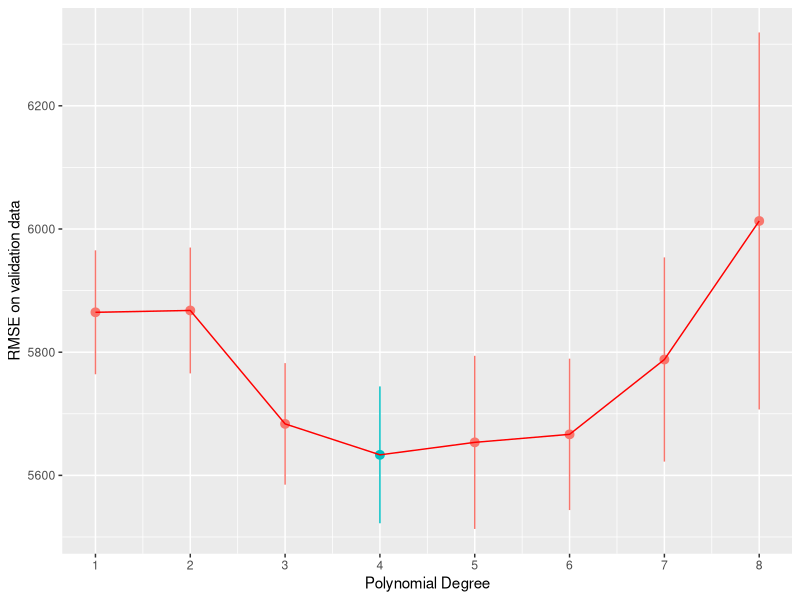

Source code (R): (Note: this script raises an error after producing the figure.)
## ---- chunk 1
library(tidyverse)
library(scales)
library(modelr)

trips_per_day_with_test <- read_tsv("trips_per_day.tsv")
## ---- chunk 2
set.seed(24)

num_days <- nrow(trips_per_day_with_test)
frac_test <- 0.1
num_test <- floor(num_days * frac_test)

# randomly sample rows for the test set 
ndx <- sample(1:num_days, num_test, replace=F)

# used to fit the model
trips_per_day <- trips_per_day_with_test[-ndx, ]
test_set <- trips_per_day_with_test[ndx, ]
## ---- chunk 3
#k-fold cross-validation
set.seed(42)
num_folds <- 5
num_days_train <- nrow(trips_per_day)

trips_per_day <- trips_per_day %>%
  mutate(fold = (row_number() %% num_folds) + 1)

# fit a model for each polynomial degree
K <- 1:8
avg_validate_err <- c()
se_validate_err <- c()
for (k in K) {
  # do 5-fold cross-validation within each value of k
  validate_err <- c()
  for (f in 1:num_folds) {
    # fit on the training data
    trips_per_day_train <- filter(trips_per_day, fold != f)
    model <- lm(num_trips ~ poly(tmin, k, raw = T), data=trips_per_day_train)

    # evaluate on the validation data
    trips_per_day_validate <- filter(trips_per_day, fold == f)
    validate_err[f] <- sqrt(mean((predict(model, trips_per_day_validate) - trips_per_day_validate$num_trips)^2))
  }

  # compute the average validation error across folds
  # and the standard error on this estimate
  avg_validate_err[k] <- mean(validate_err)
  se_validate_err[k] <- sd(validate_err) / sqrt(num_folds)
}
# plot the validate error, highlighting the value of k with the lowest average error
plot_data <- data.frame(K, avg_validate_err, se_validate_err)
ggplot(plot_data, aes(x=K, y=avg_validate_err)) +
  geom_pointrange(aes(ymin=avg_validate_err - se_validate_err,
                      ymax=avg_validate_err + se_validate_err,
                      color=avg_validate_err == min(avg_validate_err))) +
  geom_line(color = "red") +
  scale_x_continuous(breaks=1:12) +
  theme(legend.position="none") +
  xlab('Polynomial Degree') +
  ylab('RMSE on validation data')
## ---- chunk 4
#delete fold
trips_per_day <- select(trips_per_day, -fold)
#cross-validate with checking with all features through adding
set.seed(42)

num_days <- nrow(trips_per_day)
frac_train <- 0.8
num_train <- floor(num_days * frac_train)

# randomly sample rows for the training set 
ndx <- sample(1:num_days, num_train, replace=F)

# used to fit the model
trips_per_day_train <- trips_per_day[ndx, ]

# used to evaluate the fit
trips_per_day_validate <- trips_per_day[-ndx, ]
## ---- chunk 5
# fit on the training data
model_with_all_additive <- lm(num_trips ~ . - date - ymd, data = trips_per_day_train)

# evaluate on the training data
train_err_all_additive <- sqrt(mean((predict(model_with_all_additive, trips_per_day_train) - trips_per_day_train$num_trips)^2))

# evaluate on the validate data
validate_err_all_additive <- sqrt(mean((predict(model_with_all_additive, trips_per_day_validate) - trips_per_day_validate$num_trips)^2))

#training error
train_err_all_additive
#[1] 4703.371
#validation error
validate_err_all_additive
#5197.574
#high error bad model

#interactions
# fit on the training data
model_with_all_interactive <- lm(num_trips ~ (snwd + tmax + tmin + snow + prcp)^2, data = trips_per_day_train)

# evaluate on the training data
train_err_all_interactive <- sqrt(mean((predict(model_with_all_interactive, trips_per_day_train) - trips_per_day_train$num_trips)^2))

# evaluate on the validate data
validate_err_all_interactive <- sqrt(mean((predict(model_with_all_interactive, trips_per_day_validate) - trips_per_day_validate$num_trips)^2))

train_err_all_interactive
#4497.649
validate_err_all_interactive
#7601.197

model_with_rain_interact <- lm(num_trips ~ . - date - ymd + prcp:tmin , data = trips_per_day_train)

train_err_rain<- sqrt(mean((predict(model_with_rain_interact, trips_per_day_train) - trips_per_day_train$num_trips)^2))

# evaluate on the validate data
validate_err_rain <- sqrt(mean((predict(model_with_rain_interact, trips_per_day_validate) - trips_per_day_validate$num_trips)^2))

train_err_rain
#4497.467
validate_err_rain
#5992.959

model_with_tmin_interact <- lm(num_trips ~ . - date - ymd + tmin:. - date - ymd, data = trips_per_day_train)

train_err_tmin<- sqrt(mean((predict(model_with_tmin_interact, trips_per_day_train) - trips_per_day_train$num_trips)^2))

# evaluate on the validate data
validate_err_tmin <- sqrt(mean((predict(model_with_tmin_interact, trips_per_day_validate) - trips_per_day_validate$num_trips)^2))

train_err_tmin
#4652.297
validate_err_tmin
#5647

#model with only snwd and prcp interact with tmin
model_tmin_snwd_prcp <- lm(num_trips ~ prcp + snwd + snow + tmax + tmin
   + snwd:tmin + prcp:tmin, data = trips_per_day_train)

train_err_tsp<- sqrt(mean((predict(model_tmin_snwd_prcp, trips_per_day_train) - trips_per_day_train$num_trips)^2))

# evaluate on the validate data
validate_err_tsp <- sqrt(mean((predict(model_tmin_snwd_prcp, trips_per_day_validate) - trips_per_day_validate$num_trips)^2))

train_err_tsp
#4669.297
validate_err_tsp
#5490.993

trips_per_day_train$month <- as.numeric(format(trips_per_day_train$ymd, "%m"))
trips_per_day_validate$month <- as.numeric(format(trips_per_day_validate$ymd, "%m"))

model_with_month <- lm(num_trips ~ prcp + snwd + snow + tmax + tmin + month + prcp:tmin + snwd:tmin, data = trips_per_day_train)

train_err_month<- sqrt(mean((predict(model_with_month, trips_per_day_train) - trips_per_day_train$num_trips)^2))

# evaluate on the validate data
validate_err_month <- sqrt(mean((predict(model_with_month, trips_per_day_validate) - trips_per_day_validate$num_trips)^2))

train_err_month
#4669
validate_err_month
#5490

trips_per_day_train <- select(trips_per_day_train, -month)
trips_per_day_validate <- select(trips_per_day_validate, -month)

model_prcp_snwd_tmax <- lm(num_trips ~ prcp + snwd + tmax - ymd - date, data = trips_per_day_train)

train_err_pst<- sqrt(mean((predict(model_prcp_snwd_tmax, trips_per_day_train) - trips_per_day_train$num_trips)^2))

# evaluate on the validate data
validate_err_pst <- sqrt(mean((predict(model_prcp_snwd_tmax, trips_per_day_validate) - trips_per_day_validate$num_trips)^2))

train_err_pst
#4731
validate_err_pst
#4975
summary(trips_per_day_train)
summary(model_prcp_snwd_tmax)

model_poly2 <- lm(num_trips ~ poly(tmax, 2, raw=TRUE) + poly(tmin, 2, raw=TRUE) + 
                              poly(prcp, 2, raw=TRUE) + poly(snow, 2, raw=TRUE) + 
                              poly(snwd, 2, raw=TRUE), data = trips_per_day_train)

train_err_poly2<- sqrt(mean((predict(model_poly2, trips_per_day_train) - trips_per_day_train$num_trips)^2))

# evaluate on the validate data
validate_err_poly2 <- sqrt(mean((predict(model_poly2, trips_per_day_validate) - trips_per_day_validate$num_trips)^2))

train_err_poly2
#4515
validate_err_poly2
#15306

model_prcp_snwd_tmax <- lm(num_trips ~ prcp + snwd + tmax - ymd - date, data = trips_per_day_train)

train_err_pst<- sqrt(mean((predict(model_prcp_snwd_tmax, trips_per_day_train) - trips_per_day_train$num_trips)^2))

# evaluate on the validate data
validate_err_pst <- sqrt(mean((predict(model_prcp_snwd_tmax, trips_per_day_validate) - trips_per_day_validate$num_trips)^2))

train_err_pst
#4731
validate_err_pst

interact_prcp_snwd_tmax <- lm(num_trips ~ (prcp + snwd + tmax)^2 - ymd - date, data = trips_per_day_train)

train_err_ipst<- sqrt(mean((predict(interact_prcp_snwd_tmax, trips_per_day_train) - trips_per_day_train$num_trips)^2))

# evaluate on the validate data
validate_err_ipst <- sqrt(mean((predict(interact_prcp_snwd_tmax, trips_per_day_validate) - trips_per_day_validate$num_trips)^2))

train_err_ipst
#4648
validate_err_ipst
#5913
## ---- chunk 6
trips_per_day$high_precip <- as.factor(trips_per_day$high_precip)
trips_per_day$weekday <- as.factor(trips_per_day$weekday)
trips_per_day$season <- as.factor(trips_per_day$season)

get_season <- function(date) {
  month <- as.numeric(format(date, "%m"))
  if (month %in% c(12, 1, 2)) {
    return("Winter")
  } else if (month %in% c(3, 4, 5)) {
    return("Spring")
  } else if (month %in% c(6, 7, 8)) {
    return("Summer")
  } else {
    return("Fall")
  }
}
trips_per_day$season <- sapply(trips_per_day$ymd, get_season)
trips_per_day$weekday <- !(weekdays(trips_per_day$ymd) %in% c("Saturday", "Sunday"))
## ---- chunk 7
set.seed(42)
num_folds <- 5
num_days <- nrow(trips_per_day)

# K-fold cross validation
trips_per_day <- trips_per_day %>%
  mutate(fold = sample(rep(1:num_folds, length.out = num_days)))


validate_rmse <- c()
train_rmse <- c()

# Cross-validation k-fold
for (f in 1:num_folds) {
  # Split into training and validation
  train_data <- filter(trips_per_day, fold != f)
  validate_data <- filter(trips_per_day, fold == f)
  
  model <- lm(num_trips ~ tmax * high_prcp + snwd + tmax:snow + weekday * season, data = train_data)
  
  # Predict and compute RMSE on validation set
  predictions <- predict(model, newdata = validate_data)
  t_rmse <- sqrt(mean(predictions - train_data$num_trips)^2)
  rmse <- sqrt(mean((predictions - validate_data$num_trips)^2))
  validate_rmse[f] <- rmse
  train_rmse[f] <- t_rmse
}

# Results
average_rmse <- mean(validate_rmse)
average_train_rmse <- mean(train_rmse)
se_rmse <- sd(validate_rmse) / sqrt(num_folds)

cat("RMSE for each fold:", round(validate_rmse, 2), "\n")
cat("Train RMSE for each fold:", round(train_rmse, 2), "\n")
cat("Average RMSE:", round(average_rmse, 2), "\n")
cat("Train Average RMSE:", round(average_train_rmse, 2), "\n")
cat("Standard Error:", round(se_rmse, 2), "\n")
## ---- chunk 8
#add predict colum for plotting
trips_per_day_validate$predicted_trips <- predict(model, newdata = trips_per_day_validate)

ggplot(trips_per_day_validate, aes(x = date)) +
  geom_point(aes(y = num_trips), color = "blue", alpha = 0.6, size = 2) +
  geom_line(aes(y = predicted_trips), color = "red", size = 1) +
  labs(title = "Actual vs Predicted Trips Over Time",
       x = "Date", y = "Number of Trips") 
  

ggplot(trips_per_day_validate, aes(x = predicted_trips, y = num_trips)) +
  geom_point() + geom_abline(intercept = 0, slope = 1, color = "red", linetype = "dashed") +
  labs(title = "Predicted vs Actual Trips",
       x = "Predicted Trips", y = "Actual Trips") 

## ---- chunk 9
final_model <- model
save(final_model, file = "final_model.RData")
